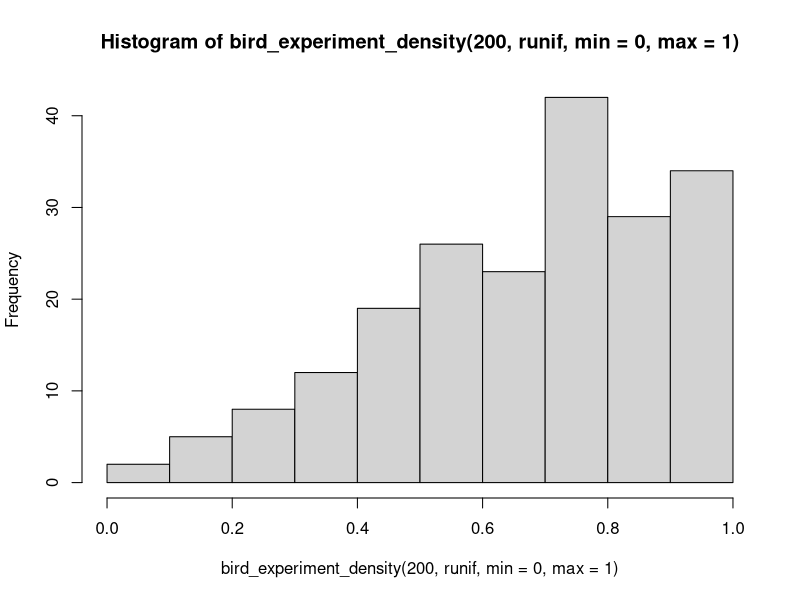
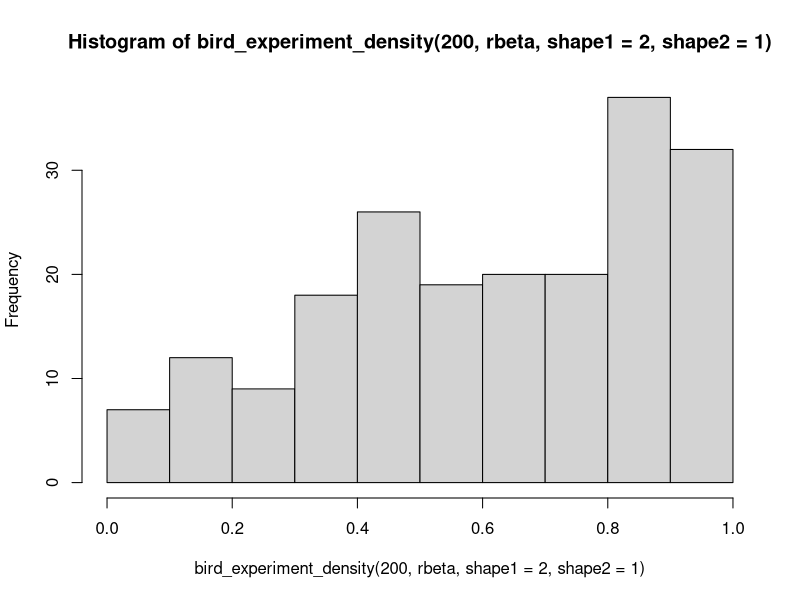
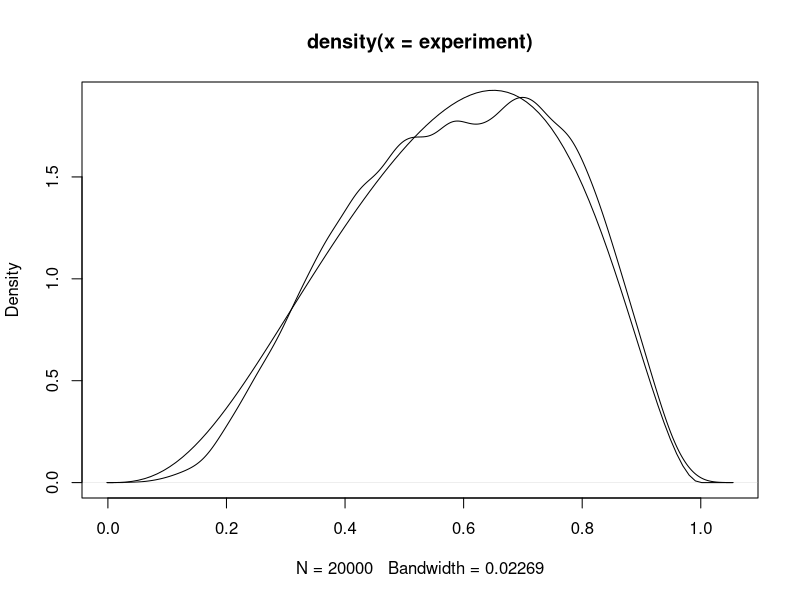
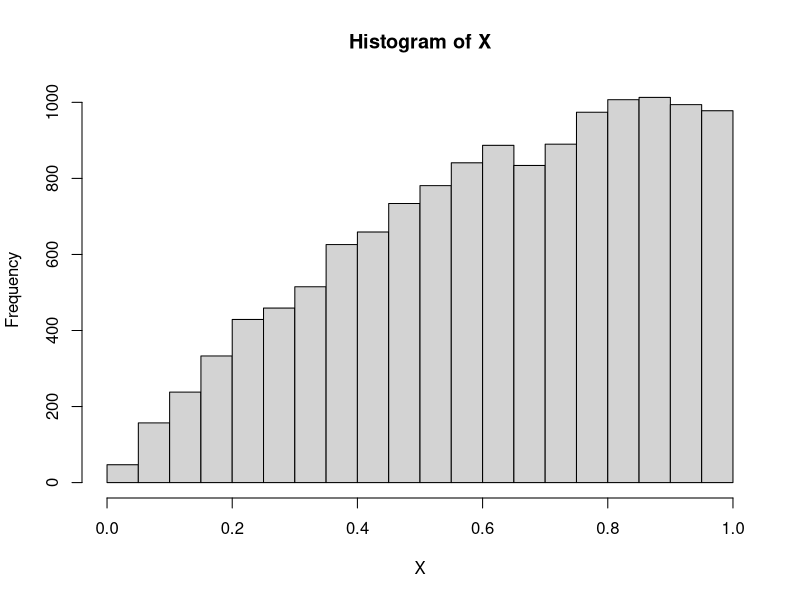

R code for these plots, in order:
## ---- chunk 1

bird_experiment_density <- function(n, distribution, ...){
theta <- distribution(n, ...)
V <- distribution(n, ...)
observed <- ifelse(V < theta, theta,  1 - theta)

return(observed)
}

hist(bird_experiment_density(200, runif, min = 0, max = 1))
hist(bird_experiment_density(200, rbeta, shape1 = 2, shape2 = 1))

ks.test(bird_experiment_density(200, rbeta, shape1 = 2, shape2 = 1), "pbeta", shape1 = 2, shape2 = 1)

experiment <- bird_experiment_density(20000, rbeta, shape1 = 3, shape2 = 5)

{
plot(density(experiment)) 
curve(x*(dbeta(x, 3, 5) + dbeta(1 - x, 3, 5)), add = TRUE)
}
## ---- chunk 2
n <- 200000

V1 <- runif(n, -1, 1)
V2 <- runif(n, -1, 1)
R2 <- V1 * V1 + V2 * V2

V1 <- V1[R2 < 1]
V2 <- V2[R2 < 1]
R2 <- R2[R2 < 1]

R2 <- sqrt(-2*log(R2) / R2)
Z1 <- V1 * R2
Z2 <- V2 * R2

ks.test(Z2, "pnorm")
cov(Z1, Z2)
cov(cbind(Z1, Z2))
## ---- chunk 3
n <- 20000

X <- runif(n)
U <- runif(n)

U <- U[U < X]
X <- X[U < X]
hist(X)
